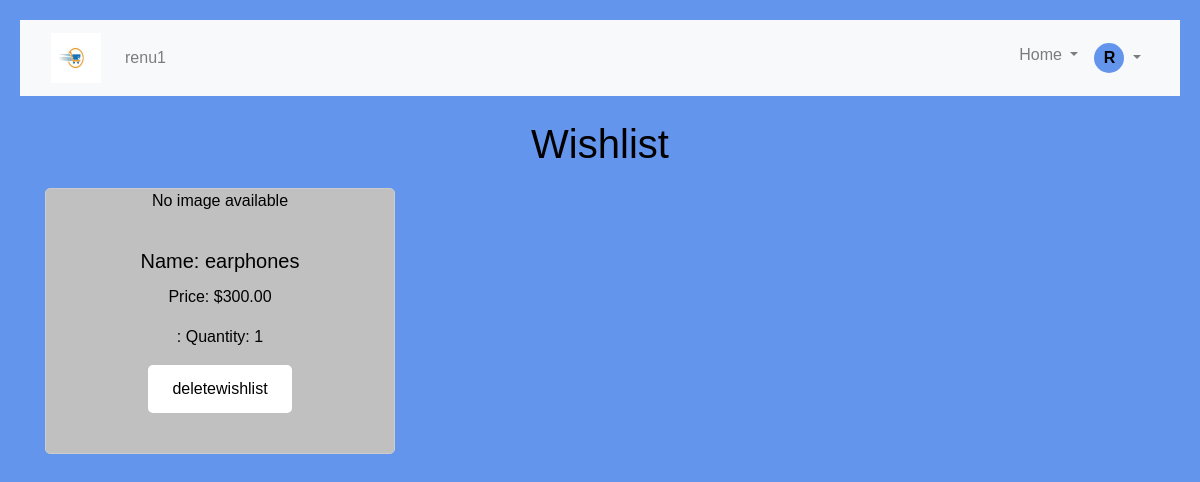
Screenshot of /wishlist/ (signed in) with the database file from the repository.
### project1app/models.py (models this page shows, shortened)
class User(AbstractUser):
    dealer_details = models.CharField(max_length=100, blank=True, null=True)
    class Role(models.TextChoices):
        USERS = 'USERS', 'User'
        DEALER = 'DEALER', 'Dealer'
    is_dealer = models.BooleanField(default=False)
    role = models.CharField(max_length=6, choices=Role.choices, default=Role.USERS)

class Wishlist(models.Model):
    user = models.ForeignKey(User, on_delete=models.CASCADE)
    product = models.ForeignKey(Product, on_delete=models.CASCADE)
    created_at = models.DateTimeField(auto_now_add=True)
    class Meta:
        unique_together = ('user', 'product')

class Product(models.Model):
    name = models.CharField(max_length=100)
    description = models.TextField()
    price = models.DecimalField(max_digits=10, decimal_places=2)
    image = models.ImageField(upload_to='product_images/', blank=True, null=True)
    quantity = models.PositiveIntegerField(default=0)
    created_at = models.DateTimeField(default=timezone.now)
    dealer = models.ForeignKey(User, on_delete=models.CASCADE, null=True, blank=True)
    category = models.ForeignKey(Category, on_delete=models.CASCADE, null=True, blank=True)

### project1app/views.py (the view)
# urls.py: path('wishlist/', views.wishlist, name='wishlist'),
def wishlist(request):
    wishlist_items = Wishlist.objects.filter(user=request.user)
    return render(request, 'wishlist.html', {'wishlist_items': wishlist_items})

### project1app/templates/wishlist.html (shortened to what this page needs)
{% extends 'basic.html' %}
{% block content %}
    <h1 class="wishlist-heading">Wishlist</h1>
    <div class="row">
        {% for item in wishlist_items %}
            <div class="col-md-4 mb-4">
                <div class="card h-100">
                    {% if item.product.image %}
                        <div class="card-img-container">
                            <img src="{{ item.product.image.url }}" alt="{{ item.product.name }} Image" class="card-img-top">
                        </div>
                    {% else %}
                        <p>No image available</p>
                    {% endif %}
                    <div class="card-body">
                        <h5 class="card-title">Name: {{ item.product.name }}</h5>
                        <p class="card-text">Price: ${{ item.product.price }}</p>
                        <p class="card-text">: Quantity: {{ item.product.quantity }}</p>
                        <form method="post" action="{% url 'deletewishlist' item.id %}">
                            <button type="submit" class="btn btn-danger">deletewishlist</button>
                        </form>
                    </div>
                </div>
            </div>
        {% empty %}
            <div class="col">
                <p class="wishlist-empty">Your wishlist is empty.</p>
            </div>
        {% endfor %}
    </div>
{% endblock %}

### project1app/templates/basic.html (shortened to what this page needs)
{% load static %}
<!DOCTYPE html>
<html lang="en">
<head>
    <link rel="stylesheet" href="https://cdn.jsdelivr.net/npm/bootstrap@4.0.0/dist/css/bootstrap.min.css"
>
    <link rel="stylesheet" href="{% static 'css/style.css' %}">
</head>
<body>
<nav class="navbar navbar-expand-lg navbar-light bg-light">
    <div class="container">
        <a class="navbar-brand" href="#">
            <img src="{% static 'images/logo.jpg' %}" alt="Shop Logo" style="width: 50px; height: 50px;">
        </a>
        {% if user.is_authenticated %}
            <span class="navbar-text ml-2">{{ user.username }}</span>
        {% else %}
            <span class="navbar-text ml-2">Shop</span>
        {% endif %}
        <div class="collapse navbar-collapse" id="navbarSupportedContent">
            <ul class="navbar-nav ml-auto">
                {% if user.is_authenticated %}
                    {% if user.role == 'DEALER' %}
                        <li class="nav-item">
                            <a class="nav-link" href="{% url 'product_list' %}">Dealer Home</a>
                        </li>
                        <li class="nav-item">
                            <a class="nav-link" href="{% url 'updateuserdetails' %}">Dealer Profile</a>
                        </li>
                    {% else %}
                        <li class="nav-item dropdown">
                            <a class="nav-link dropdown-toggle" href="#" id="navbarDropdown" role="button"
                               data-toggle="dropdown" aria-haspopup="true" aria-expanded="false">
                                Home
                            </a>
                        </li>
                    {% endif %}
                    <li class="nav-item dropdown">
                        <a class="nav-link dropdown-toggle" href="#" id="navbarDropdown" role="button"
                           data-toggle="dropdown" aria-haspopup="true" aria-expanded="false">
                            <div class="user-profile-icon">
                                {{ user.username|first|upper }}
                            </div>
                        </a>
                    </li>
                {% endif %}
            </ul>
        </div>
    </div>
</nav>
<div class="container mt-4">
    {% block content %}{% endblock %}
</div>
</body>
</html>

### project1app/static/css/style.css (style rules this page uses)
body { font-family: Arial, sans-serif; padding: 20px; color: black; background-color: cornflowerblue; text-align: center; margin: 0; min-height: 100vh; }
h1, h2 { margin-bottom: 20px; }
button, input[type="submit"], input[type="button"], .btn { padding: 12px 24px; font-size: 16px; border-radius: 5px; cursor: pointer; transition: background-color 0.3s ease; box-sizing: border-box; background-color: white; color: black; border: none; }
.card { border: 1px solid #ccc; border-radius: 5px; overflow: hidden; background-color: silver; color: black; margin-bottom: 20px; }
.user-profile-icon { display: inline-block; width: 30px; height: 30px; line-height: 30px; text-align: center; border-radius: 50%; background-color: cornflowerblue; color: black; font-weight: bold; text-transform: uppercase; }

### rows the page displays
User: username "renu1", username|first "R"
Wishlist: shows "No image available", product.name "earphones", product.price "300.00", product.quantity "1"
